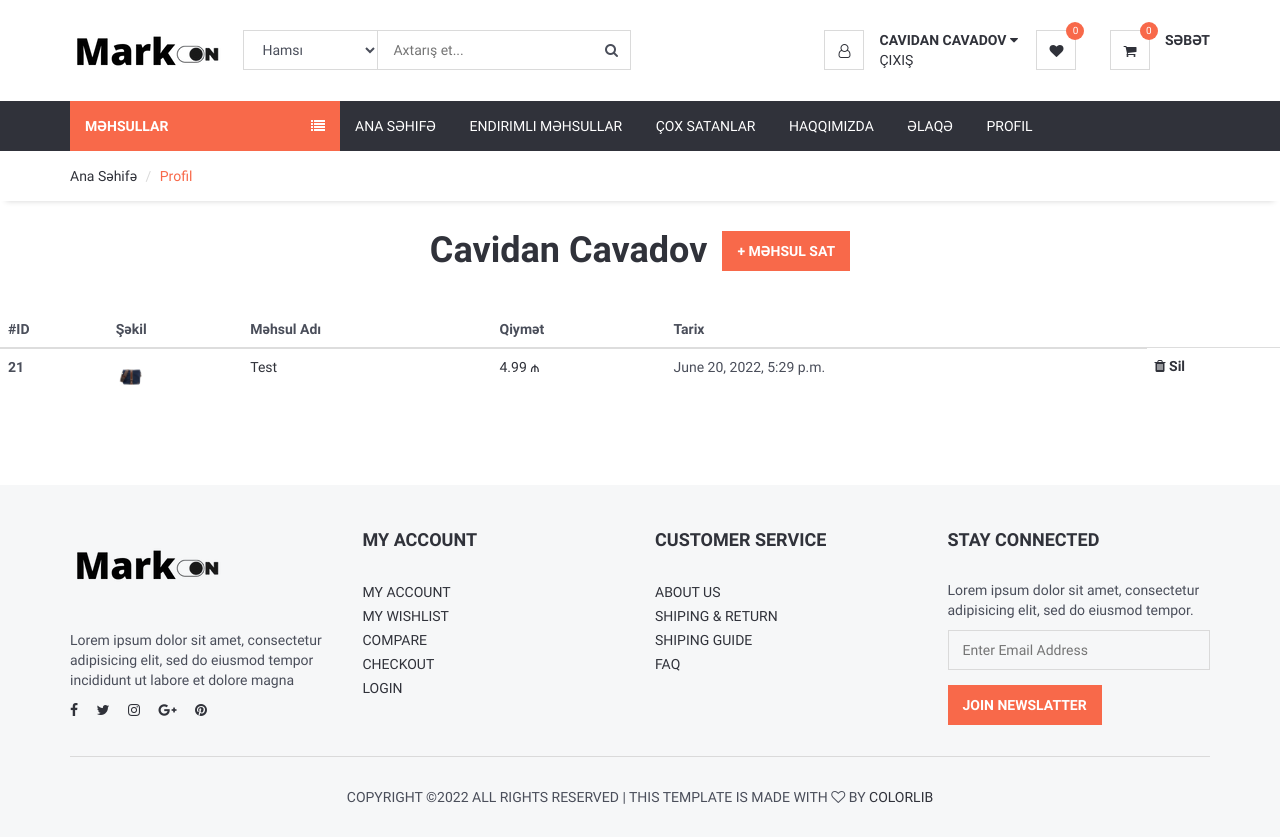
/account/ (signed in), run on an earlier commit of the app's database.
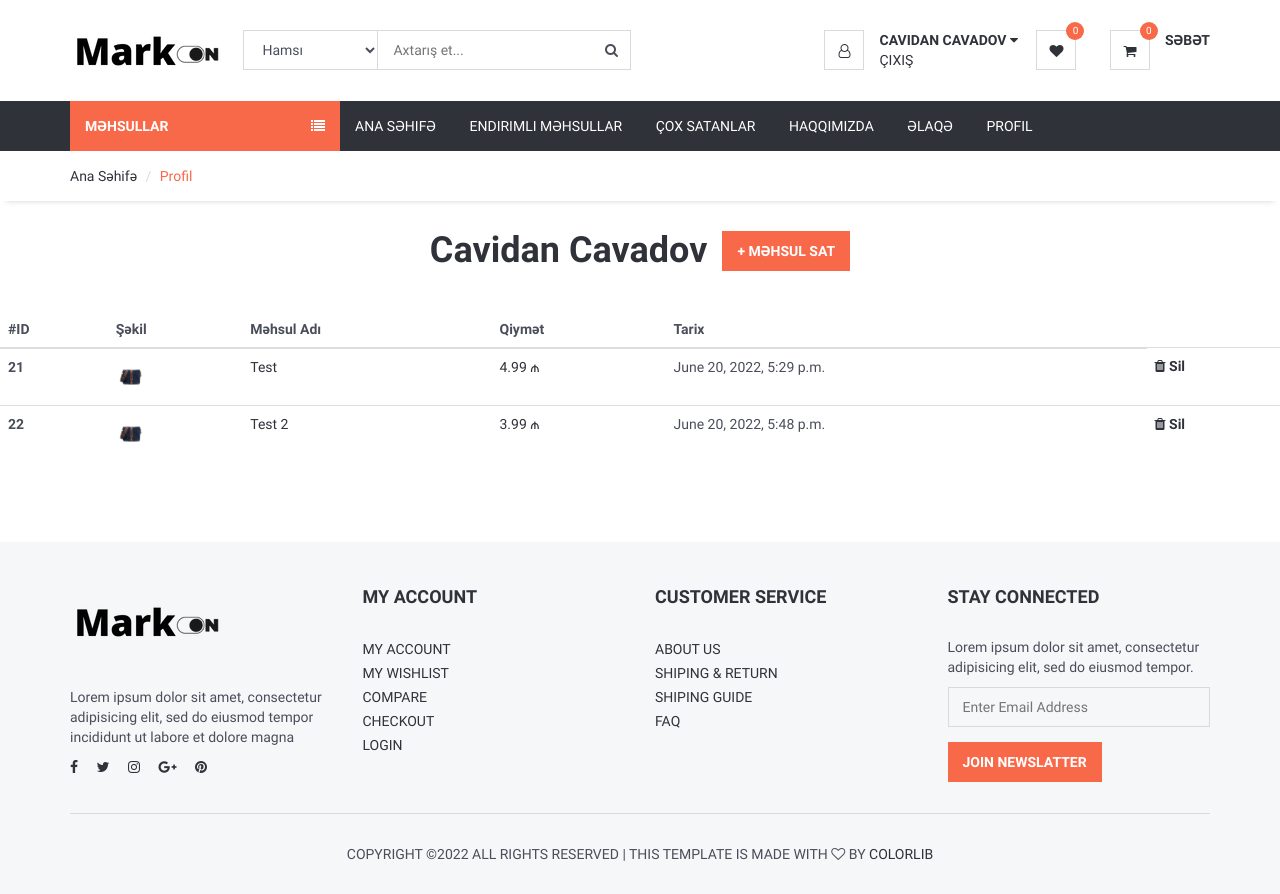
And on a later commit of the database.
### product/models.py (models this page shows, shortened)
class Product(models.Model):
    name = models.CharField(max_length=100)
    category = models.ForeignKey(Category, on_delete=models.DO_NOTHING)
    main_image = models.ImageField(upload_to='product_images/%Y/%m/%d/')
    detail = models.TextField()
    keywords = models.CharField(max_length=50)
    description = models.CharField(max_length=1000)
    price = models.FloatField()
    brand = models.CharField(max_length=50, default='Markon', verbose_name='Brand (Default: Markon)')
    sale = models.IntegerField(blank=True, null=True, verbose_name="Sale (%)")
    bestseller = models.BooleanField(default=False)
    amount = models.IntegerField(blank=True, null=True)
    available = models.BooleanField(default=True)
    stock = models.BooleanField(default=True)
    date_created = models.DateTimeField(auto_now_add=True)
    used = models.BooleanField(default=False)
    user = models.ForeignKey(User, on_delete=models.CASCADE, blank=True, null=True)

### pages/views.py (the view)
# urls.py: path('account/', views.account, name='account'),
def account(request):
    category = Category.objects.all()
    account = User.objects.all()
    products = Product.objects.all().filter(user_id=request.user.id, used=True)
    context = {'account': account,
               'category': category,
               'products': products}
    return render(request, 'account.html', context)

### templates/account.html (shortened to what this page needs)
{% extends 'partials/_base.html' %}
{% load static %}
{% block content %}
	<div id="breadcrumb">
		<div class="container">
			<ul class="breadcrumb">
				<li><a href="{% url 'index' %}">Ana Səhifə</a></li>
                <li class="active">Profil</li>
			</ul>
		</div>
	</div>
{% if request.user.is_active %}
<div style="display: flex; justify-content: center; margin-top: 30px;">
	<div>
		<h1>{{request.user.get_full_name}}</h1>
	</div>
	<div>
		<a href="{% url 'sell' %}"><button type="submit" class="primary-btn" style="margin-left: 15px;">+ MƏHSUL SAT</button></a>
	</div>
</div>
{% if products %}
	<div style="margin-top: 30px;">
		<table class="table">
	  <thead class="thead-dark">
		<tr>
		  <th scope="col">#ID</th>
		  <th scope="col">Şəkil</th>
		  <th scope="col">Məhsul Adı</th>
		  <th scope="col">Qiymət</th>
		  <th scope="col">Tarix</th>
		</tr>
	  </thead>
	  <tbody>
		  {% for product in products %}
			<tr>
			  <th scope="row">{{product.id}}</th>
			  <td><a href="{% url 'product_detail' product.category.slug product.id %}"><img src="{% if product.main_image %}{{product.main_image.url}}{% endif %}" style="width: 30px; height: 40px;"></a></td>
			  <td><a href="{% url 'product_detail' product.category.slug product.id %}">{{product.name}}</a></td>
			  <td><a href="{% url 'product_detail' product.category.slug product.id %}">{{product.price|floatformat:2}} ₼</a></td>
			  <td>{{product.date_created}}</td>
			  <td style="color: red; font-weight: bold;"><a href="{% url 'delete_product' product.id %}"><i class="fa fa-trash delete-item"></i> Sil</a></td>
			</tr>
		  {% endfor %}
	  </tbody>
	</table>
	</div>
{% else %}
  	<h3 style="text-align: center; margin-top: 20px; color: #006778;">Hələ ki, satışda olan məhsulunuz yoxdur. İndi Satmağa başlayın.</h3>
{% endif %}
{% else %}
<h1 style="text-align: center; margin-top: 50px;">Giriş Edin</h1>
{% endif %}
	<div class="section">
	</div>
{% endblock %}

### templates/partials/_base.html (shortened to what this page needs)
<!DOCTYPE html>
{% load static %}
<html lang="en">
<head>
	<link type="text/css" rel="stylesheet" href="{% static 'css/bootstrap.min.css' %}" />
	<link type="text/css" rel="stylesheet" href="{% static 'css/slick.css' %}" />
	<link type="text/css" rel="stylesheet" href="{% static 'css/slick-theme.css' %}" />
	<link type="text/css" rel="stylesheet" href="{% static 'css/nouislider.min.css' %}" />
	<link rel="stylesheet" href="{% static 'css/font-awesome.min.css' %}">
	<link type="text/css" rel="stylesheet" href="{% static 'css/style.css' %}" />
</head>
<body>
	<header>
		<div id="header">
			<div class="container">
				<div class="pull-left">
					<div class="header-logo">
						<a class="logo" href="#">
							<a href="{% url 'index' %}"><img src="{% static './img/logo.png' %}" alt=""></a>
						</a>
					</div>
					<div class="header-search">
						<form method="GET" action="{% url 'search' %}">
							<input class="input search-input" type="text" name="keywords" placeholder="Axtarış et...">
							<select class="input search-categories" name="category_name">
								<option value="0">Hamsı</option>
							</select>
							<button type="submit" class="search-btn"><i class="fa fa-search"></i></button>
						</form>
					</div>
				</div>
				<div class="pull-right">
					<ul class="header-btns">
						<li class="header-account dropdown default-dropdown">
							<div class="dropdown-toggle" role="button" data-toggle="dropdown" aria-expanded="true">
								<div class="header-btns-icon">
									<i class="fa fa-user-o"></i>
								</div>
								{% if request.user.is_active %}
								<strong class="text-uppercase">{{request.user.get_full_name}} <i class="fa fa-caret-down"></i></strong>
								{% else %}
								<strong class="text-uppercase">My Account <i class="fa fa-caret-down"></i></strong>
								{% endif %}
							</div>
							{% if request.user.is_active %}
							<a href="{% url 'logout' %}" class="text-uppercase">Çıxış</a>
							{% else %}
							<a href="{% url 'login' %}" class="text-uppercase">Giriş</a> /
							<a href="{% url 'register' %}" class="text-uppercase">Qatıl</a>
							{% endif  %}
						</li>
						<li class="header-cart dropdown default-dropdown">
							<a href="/wishlist">
								<div class="header-btns-icon">
									<i class="fa fa-heart"></i>
									<span class="qty">{{request.session.wishdata|length}}</span>
								</div>
							</a>
						</li>
						<li class="header-cart dropdown default-dropdown">
							<a class="dropdown-toggle" data-toggle="dropdown" aria-expanded="true">
								<div class="header-btns-icon">
									<i class="fa fa-shopping-cart"></i>
									<span class="qty">{{request.session.cartdata|length}}</span>
								</div>
								<strong class="text-uppercase">Səbət</strong>
							</a>
						</li>
					</ul>
				</div>
			</div>
		</div>
	</header>
	<div id="navigation">
		<div class="container">
			<div id="responsive-nav">
				<div class="category-nav show-on-click">
					<span class="category-header">Məhsullar <i class="fa fa-list"></i></span>
						{% load mptt_tags %}
				</div>
				<div class="menu-nav">
					<ul class="menu-list">
						<li><a href="{% url 'index' %}">Ana Səhifə</a></li>
						<li><a href="/products/endirimde-olanlar/">Endirimli məhsullar</a></li>
						<li><a href="/products/cox-satanlar/">Çox satanlar</a></li>
						<li><a href="{% url 'about' %}">Haqqımızda</a></li>
						<li><a href="{% url 'contact' %}">Əlaqə</a></li>
						<li><a {% if request.user.is_active %} href="{% url 'account' %}" {% else %} href="{% url 'login' %} {% endif %}">Profil</a></li>
					</ul>
				</div>
			</div>
		</div>
	</div>
{% block content %}
{% endblock %}
	<footer id="footer" class="section section-grey">
		<div class="container">
			<div class="row">
				<div class="col-md-3 col-sm-6 col-xs-6">
					<div class="footer">
						<div class="footer-logo">
							<a class="logo" href="#">
		            <img src="{% static './img/logo.png' %}" alt="">
		          </a>
						</div>
						<p>Lorem ipsum dolor sit amet, consectetur adipisicing elit, sed do eiusmod tempor incididunt ut labore et dolore magna</p>
						<ul class="footer-social">
							<li><a href="#"><i class="fa fa-facebook"></i></a></li>
							<li><a href="#"><i class="fa fa-twitter"></i></a></li>
							<li><a href="#"><i class="fa fa-instagram"></i></a></li>
							<li><a href="#"><i class="fa fa-google-plus"></i></a></li>
							<li><a href="#"><i class="fa fa-pinterest"></i></a></li>
						</ul>
					</div>
				</div>
				<div class="col-md-3 col-sm-6 col-xs-6">
					<div class="footer">
						<h3 class="footer-header">My Account</h3>
						<ul class="list-links">
							<li><a href="#">My Account</a></li>
							<li><a href="#">My Wishlist</a></li>
							<li><a href="#">Compare</a></li>
							<li><a href="#">Checkout</a></li>
							<li><a href="#">Login</a></li>
						</ul>
					</div>
				</div>
				<div class="col-md-3 col-sm-6 col-xs-6">
					<div class="footer">
						<h3 class="footer-header">Customer Service</h3>
						<ul class="list-links">
							<li><a href="#">About Us</a></li>
							<li><a href="#">Shiping & Return</a></li>
							<li><a href="#">Shiping Guide</a></li>
							<li><a href="#">FAQ</a></li>
						</ul>
					</div>
				</div>
				<div class="col-md-3 col-sm-6 col-xs-6">
					<div class="footer">
						<h3 class="footer-header">Stay Connected</h3>
						<p>Lorem ipsum dolor sit amet, consectetur adipisicing elit, sed do eiusmod tempor.</p>
						<form>
							<div class="form-group">
								<input class="input" placeholder="Enter Email Address">
							</div>
							<button class="primary-btn">Join Newslatter</button>
						</form>
					</div>
				</div>
			</div>
			<hr>
			<div class="row">
				<div class="col-md-8 col-md-offset-2 text-center">
					<div class="footer-copyright">
						Copyright &copy;<script>document.write(new Date().getFullYear());</script> All rights reserved | This template is made with <i class="fa fa-heart-o" aria-hidden="true"></i> by <a href="https://colorlib.com" target="_blank">Colorlib</a>
					</div>
				</div>
			</div>
		</div>
	</footer>
</body>
</html>

### static/css/style.css (style rules this page uses)
body { font-family: 'Hind', sans-serif; color: #4A4E5A; overflow-x: hidden; }
h1, h2, h3, h4, h5, h6 { color: #30323A; margin: 0 0 10px; font-weight: 700; }
a { color: #30323A; -webkit-transition: 0.3s color; transition: 0.3s color; }
strong { color: #30323A; }
ul, ol { margin: 0; padding: 0; list-style: none }
hr { margin-top: 15px; margin-bottom: 15px; border-color: #DADADA; }
.main-btn, .primary-btn { display: inline-block; padding: 10px 15px; text-transform: uppercase; font-weight: 700; border: none; -webkit-transition: 0.3s all; transition: 0.3s all; }
.primary-btn { color: #FFF; background-color: #F8694A; }
.input { width: 100%; height: 40px; padding: 0px 15px; border: none; background-color: transparent; -webkit-box-shadow: 0px 0px 0px 1px #DADADA inset, 0px 0px 0px 5px transparent; box-shadow: 0px 0px 0px 1px #DADADA inset, 0px 0px 0px 5px transparent; -webkit-transition: 0.3s all; transition: 0.3s all; }
.list-links li>a { position: relative; display: inline-block; text-transform: uppercase; padding: 2px 0px; -webkit-transition: 0.3s all; transition: 0.3s all; }
.list-links li>a:before { content: "\f105"; position: absolute; left: 0px; font-family: FontAwesome; -webkit-transform: translateX(-10px); -ms-transform: translateX(-10px); transform: translateX(-10px); opacity: 0; visibility: hidden; -webkit-transition: 0.3s all; transition: 0.3s all; }
.section { padding-top: 30px; padding-bottom: 30px; }
.section-grey { background: #F6F7F8; }
#breadcrumb { -webkit-box-shadow: 0px 6px 6px -6px rgba(0, 0, 0, 0.175); box-shadow: 0px 6px 6px -6px rgba(0, 0, 0, 0.175); }
.breadcrumb { background-color: transparent; border: none; border-radius: 0px; padding: 15px 0px; margin: 0; }
.breadcrumb>.active { color: #F8694A; }
.breadcrumb>li+li:before { color: #DADADA; }
#header { padding-top: 15px; padding-bottom: 15px; }
.header-logo { display: inline-block; margin-right: 15px; }
.header-search { display: inline-block; padding: 15px 0px; max-width: 400px; }
.header-search>form { position: relative; }
.header-search>form .search-input { padding-left: 150px; padding-right: 45px; }
.header-search>form .search-categories { position: absolute; left: 0px; top: 0px; width: 135px; }
.header-search>form .search-btn { position: absolute; top: 0px; right: 0px; width: 40px; height: 40px; background-color: transparent; border: none; }
.header-btns>li { display: inline-block; vertical-align: top; padding: 15px 0px; }
.header-btns>li+li { margin-left: 15px; }
.header-btns>li .header-btns-icon { position: relative; float: left; margin-right: 15px; width: 40px; height: 40px; line-height: 40px; text-align: center; color: #30323A; background-color: #FFF; border: 1px solid #DADADA; }
.header-btns .dropdown-toggle { display: block; cursor: pointer; }
.header-cart .header-btns-icon .qty { position: absolute; right: -9px; top: -9px; width: 18px; height: 18px; line-height: 18px; text-align: center; font-size: 10px; background: #F8694A; color: #FFF; border-radius: 50%; }
#navigation { background-color: #30323A; }
#navigation .container { position: relative; }
.category-nav { float: left; width: 270px; }
.category-nav .category-header { padding: 15px; display: block; text-transform: uppercase; background: #F8694A; color: #FFF; font-weight: 700; }
.category-nav .category-header>i { float: right; line-height: 20px; }
.menu-nav .menu-list>li { display: inline-block; }
.menu-nav .menu-list>li>a { display: block; padding: 15px; color: #FFF; text-transform: uppercase; }
.footer { margin: 15px 0px; }
.footer .footer-header { font-size: 18px; text-transform: uppercase; margin-bottom: 30px; }
.footer-logo { margin-bottom: 30px; }
.footer-logo .logo { display: inline-block; }
.footer-logo .logo>img { width: 100%; max-height: 70px; }
.footer-social>li { display: inline-block; margin-right: 15px; margin-bottom: 6px; }
.footer-social>li:last-child { margin-right: 0px; }
.footer-copyright { margin-top: 15px; text-transform: uppercase; font-size: 14px; }

What changed in the data, as far as the page shows it:
added Product: id "22", main_image (picture), name "Test 2", price "3.99", date_created "June 20, 2022, 5:48 p.m."
